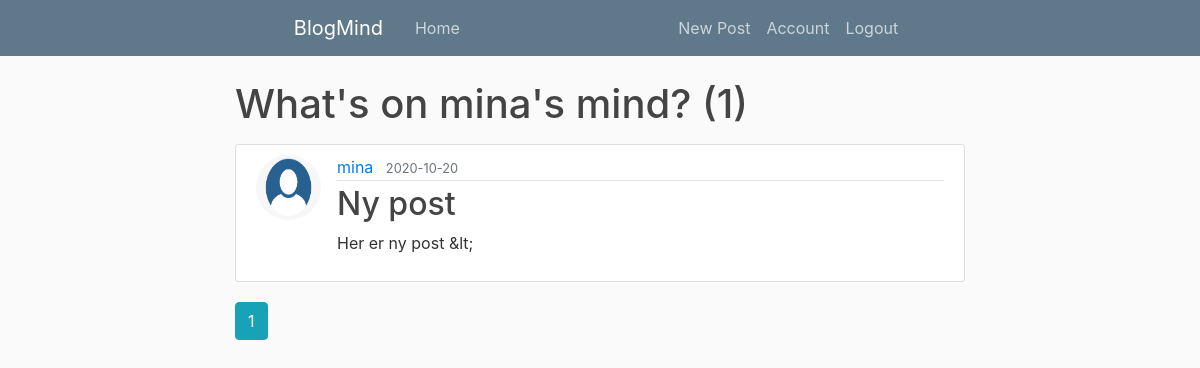
Before: /user/mina (signed in) with the older database file.
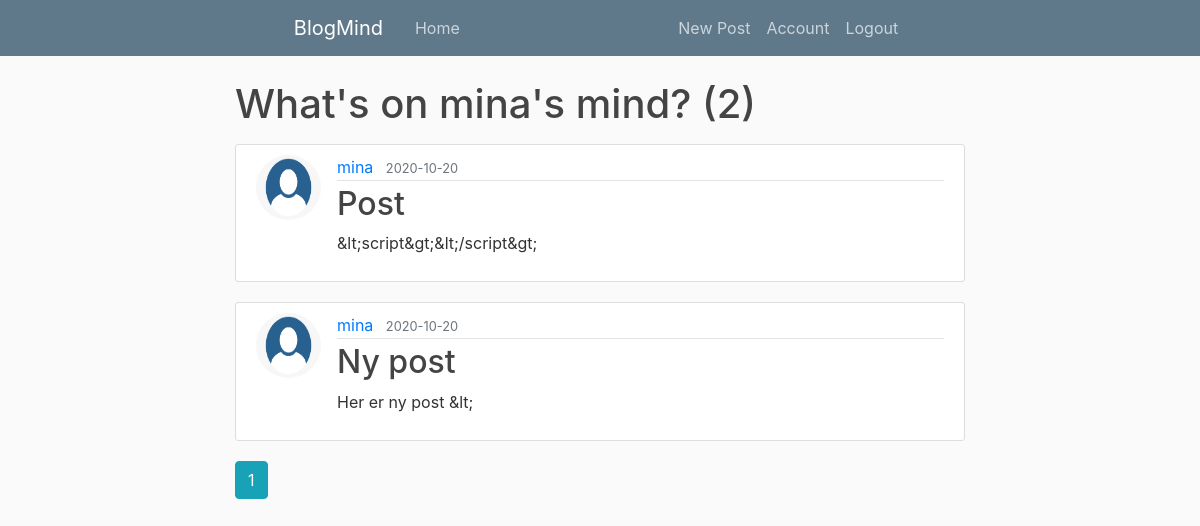
After: the same page with the newer database file.
### photomind/models.py (models this page shows, shortened)
class Post(db.Model):
    id = db.Column(db.Integer, primary_key=True)
    title = db.Column(db.String(100), nullable=False)
    date_posted = db.Column(db.DateTime, nullable=False, default=datetime.utcnow)
    content = db.Column(db.Text, nullable=False)
    user_id = db.Column(db.Integer, db.ForeignKey('user.id'), nullable=False)

class User(db.Model, UserMixin):
    id = db.Column(db.Integer, primary_key=True)
    username = db.Column(db.String(20), unique=True, nullable=False)
    email = db.Column(db.String(120), unique=True, nullable=False)
    image_file = db.Column(db.String(20), nullable=False, default='default.jpg')
    password = db.Column(db.String(60), nullable=False)
    question = db.Column(db.Integer, nullable=False)
    answer = db.Column(db.String(30), nullable=False)
    posts = db.relationship('Post', backref='author', lazy=True)
    last_login_at = db.Column(db.DateTime)
    last_login_ip = db.Column(db.String(100))
    active = db.Column(db.Boolean)
    role = db.Column(db.String(10), nullable=False, default='user')

### photomind/users/routes.py (the view)
@users.route("/user/<string:username>")
@login_required
@nocache
def user_posts(username):
    page = request.args.get('page', 1, type=int)
    user = User.query.filter_by(username=username).first_or_404()
    posts = Post.query.filter_by(author=user)\
        .order_by(Post.date_posted.desc())\
        .paginate(page=page, per_page=5)
    return render_template('user_posts.html', posts=posts, user=user)

### photomind/models.py (called while the page is built)
@login_manager.user_loader
def load_user(user_id):
    return User.query.get(int(user_id))

### photomind/nocache.py (called while the page is built)
def nocache(view):
    @wraps(view)
    def no_cache(*args, **kwargs):
        response = make_response(view(*args, **kwargs))
        response.headers['Last-Modified'] = datetime.now()
        response.headers['Cache-Control'] = 'no-store, no-cache, must-revalidate, post-check=0, pre-check=0, max-age=0'
        response.headers['Pragma'] = 'no-cache'
        response.headers['Expires'] = '-1'
        return response
    return update_wrapper(no_cache, view)

### photomind/templates/user_posts.html
{% extends "layout.html" %}
{% block content %}
    <h1 class="mb-3">What's on {{ user.username }}'s mind? ({{ posts.total }})</h1>
    {% for post in posts.items %}
        <article class="media content-section">
          <img class="rounded-circle article-img" src="{{ url_for('static', filename='profile_pics/' + post.author.image_file) }}">
          <div class="media-body">
            <div class="article-metadata">
              <a class="mr-2" href="{{ url_for('users.user_posts', username=post.author.username) }}">{{ post.author.username }}</a>
              <small class="text-muted">{{ post.date_posted.strftime('%Y-%m-%d') }}</small>
            </div>
            <h2><a class="article-title" href="{{ url_for('posts.post', post_id=post.id) }}">{{ post.title }}</a></h2>
            <p class="article-content">{{ post.content }}</p>
          </div>
        </article>
    {% endfor %}
    {% for page_num in posts.iter_pages(left_edge=1, right_edge=1, left_current=1, right_current=2) %}
      {% if page_num %}
        {% if posts.page == page_num %}
          <a class="btn btn-info mb-4" href="{{ url_for('users.user_posts', username=user.username, page=page_num) }}">{{ page_num }}</a>
        {% else %}
          <a class="btn btn-outline-info mb-4" href="{{ url_for('users.user_posts', username=user.username, page=page_num) }}">{{ page_num }}</a>
        {% endif %}
      {% else %}
        ...
      {% endif %}
    {% endfor %}
{% endblock content %}

Changed rows visible on the page:
added Post: image_file (placeholder picture), author.username "mina", date_posted "2020-10-20", title "Post", content "&lt;script&gt;&lt;/script&gt;"
Other visible differences:
{{ posts.total }}: "1" → "2"
